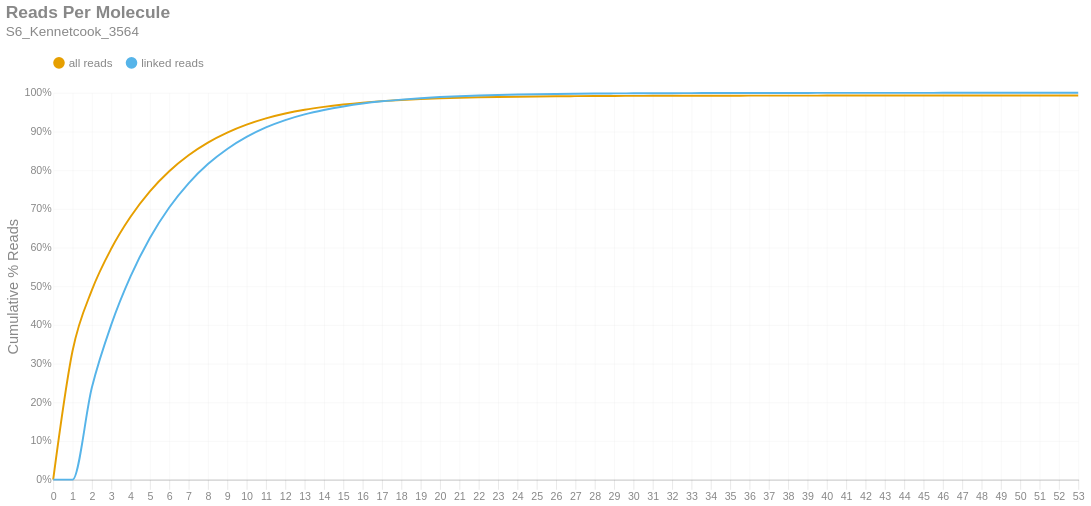

The notebook cell this image was saved under:
### Markdown cell above
### Reads per Molecule
This chart shows the cumulative distribution of the number of reads per linked molecule. That is, how many alignments are associated with a unique molecule. This excludes the number of reads associated with invalid or absent linked-read barcodes. The `linked` histogram is the percentages recalculated when disregarding singletons.

### Code cell
if SKIPLR:
    print_html(f"Skipped")
else:
    counts = np.bincount(valids['reads'].cast(pl.Int64).to_numpy())
    weighted = counts * np.arange(len(counts))
    all_perc = weighted / n_reads
    linked_perc = weighted / n_linked_reads
    linked_perc[1] = 0
    binned_df = pl.DataFrame({
        'readsper': list(range(len(counts))),
        'all reads (cumsum)': np.cumsum(all_perc).tolist(),
        'linked reads (cumsum)': np.cumsum(linked_perc).tolist(),
    })

    with SafeRender(binned_df):
        (
            density_plot(binned_df, 'Reads Per Molecule', samplename, 'readspmol')
            .encode(
                x=alt.X('readsper:O', title=None).axis(labelAngle=0).scale(padding=0),
                y=alt.Y('value:Q', title='Cumulative % Reads').axis(format='%').stack(False),
                color=alt.Color("key:N").scale(domain=["all reads", "linked reads"]),
                tooltip=[
                    alt.Tooltip("key:N", title="Data Type"),
                    alt.Tooltip("readsper:O", title="Reads Per Molecule"),
                    alt.Tooltip("value:Q", format=".2%", title="% Reads (Cum.)")
                ]            
            )
        ).display()

### Figure 1 — Vega-Lite specification as saved in the notebook (floating-point values rounded to 4 significant figures)
{"width": "container", "height": 400, "config": {"title": {"anchor": "start", "dy": -15, "fontSize": 18, "color": "#888888", "subtitleColor": "#888888", "subtitleFontSize": 14}, "arc": {"fill": "#0072B2"}, "axis": {"domainColor": "#888888", "domainWidth": 0.5, "gridWidth": 0.2, "grid": false, "titleFontWeight": 400, "titleFontSize": 15, "labelFontSize": 11, "labelColor": "#888888", "tickColor": "#888888", "tickWidth": 0.2, "titleColor": "#888888"}, "axisBand": {"grid": false}, "axisX": {"grid": true, "tickSize": 10, "domainCap": "round"}, "axisY": {"domain": false, "grid": true, "tickSize": 0, "domainCap": "round"}, "background": "transparent", "header": {"labelFontSize": 15, "labelColor": "#888888", "titleFontSize": 15, "titleFontWeight": 600, "titleColor": "#888888"}, "legend": {"labelFont": "sans-serif", "labelFontSize": 12, "labelColor": "#888888", "symbolSize": 100, "symbolType": "circle", "titleFontSize": 12, "titlePadding": 10, "titleColor": "#888888", "title": null, "orient": "top"}, "range": {"category": ["#E69F00", "#56B4E9", "#009E73", "#F0E442", "#0072B2", "#D55E00", "#CC79A7", "#000000"], "diverging": ["#cfe8f3", "#a2d4ec", "#73bfe2", "#46abdb", "#1696d2", "#12719e"]}, "area": {"fill": "#0072B2", "fillOpacity": 0.7, "line": true, "strokeOpacity": 0.7}, "line": {"color": "#0072B2", "stroke": "#0072B2", "strokeWidth": 2}, "trail": {"color": "#0072B2", "stroke": "#0072B2", "strokeWidth": 0, "size": 1}, "point": {"filled": true, "fillOpacity": 1.0, "size": 95}, "text": {"color": "#888888", "fontSize": 11, "align": "right", "fontWeight": 400, "size": 11}, "bar": {"fill": "#0072B2", "stroke": null}, "view": {"stroke": null, "continuousWidth": 660, "continuousHeight": 400}}, "data": {"name": "data-b7ed11b7dd2549de62530d716e551952"}, "mark": {"type": "line", "interpolate": "monotone", "point": {"opacity": 0, "size": 275}}, "encoding": {"color": {"field": "key", "scale": {"domain": ["all reads", "linked reads"]}, "type": "nominal"}, "tooltip": [{"field": "key", "title": "Data Type", "type": "nominal"}, {"field": "readsper", "title": "Reads Per Molecule", "type": "ordinal"}, {"field": "value", "format": ".2%", "title": "% Reads (Cum.)", "type": "quantitative"}], "x": {"axis": {"labelAngle": 0}, "field": "readsper", "scale": {"padding": 0}, "title": null, "type": "ordinal"}, "y": {"axis": {"format": "%"}, "field": "value", "stack": false, "title": "Cumulative % Reads", "type": "quantitative"}}, "params": [{"name": "param_c36ac31b6afebe62", "select": {"type": "point", "fields": ["key"]}, "bind": "legend"}], "title": {"text": "Reads Per Molecule", "subtitle": "S6_Kennetcook_3564"}, "transform": [{"fold": ["all reads (cumsum)", "linked reads (cumsum)"]}, {"calculate": "replace(datum.key, ' (cumsum)', '')", "as": "key"}, {"filter": {"param": "param_c36ac31b6afebe62"}}], "usermeta": {"embedOptions": {"downloadFileName": "S6_Kennetcook_3564.readspmol"}}, "$schema": "https://vega.github.io/schema/vega-lite/v6.1.0.json", "datasets": {"data-b7ed11b7dd2549de62530d716e551952": [{"readsper": 0, "all reads (cumsum)": 0.0, "linked reads (cumsum)": 0.0}, {"readsper": 1, "all reads (cumsum)": 0.3324, "linked reads (cumsum)": 0.0}, {"readsper": 2, "all reads (cumsum)": 0.4897, "linked reads (cumsum)": 0.2381}, {"readsper": 3, "all reads (cumsum)": 0.5967, "linked reads (cumsum)": 0.4001}, {"readsper": 4, "all reads (cumsum)": 0.6795, "linked reads (cumsum)": 0.5254}, {"readsper": 5, "all reads (cumsum)": 0.7452, "linked reads (cumsum)": 0.6248}, {"readsper": 6, "all reads (cumsum)": 0.7972, "linked reads (cumsum)": 0.7036}, {"readsper": 7, "all reads (cumsum)": 0.8385, "linked reads (cumsum)": 0.7661}, {"readsper": 8, "all reads (cumsum)": 0.8713, "linked reads (cumsum)": 0.8158}, {"readsper": 9, "all reads (cumsum)": 0.8971, "linked reads (cumsum)": 0.8549}, {"readsper": 10, "all reads (cumsum)": 0.9176, "linked reads (cumsum)": 0.8859}, {"readsper": 11, "all reads (cumsum)": 0.9339, "linked reads (cumsum)": 0.9106}, {"readsper": 12, "all reads (cumsum)": 0.9464, "linked reads (cumsum)": 0.9295}, {"readsper": 13, "all reads (cumsum)": 0.9562, "linked reads (cumsum)": 0.9444}, {"readsper": 14, "all reads (cumsum)": 0.9637, "linked reads (cumsum)": 0.9557}, {"readsper": 15, "all reads (cumsum)": 0.9697, "linked reads (cumsum)": 0.9648}, {"readsper": 16, "all reads (cumsum)": 0.9747, "linked reads (cumsum)": 0.9723}, {"readsper": 17, "all reads (cumsum)": 0.9785, "linked reads (cumsum)": 0.978}, {"readsper": 18, "all reads (cumsum)": 0.9814, "linked reads (cumsum)": 0.9825}, {"readsper": 19, "all reads (cumsum)": 0.9838, "linked reads (cumsum)": 0.9861}, {"readsper": 20, "all reads (cumsum)": 0.9857, "linked reads (cumsum)": 0.989}, {"readsper": 21, "all reads (cumsum)": 0.9872, "linked reads (cumsum)": 0.9912}, {"readsper": 22, "all reads (cumsum)": 0.9884, "linked reads (cumsum)": 0.9931}, {"readsper": 23, "all reads (cumsum)": 0.9893, "linked reads (cumsum)": 0.9945}, {"readsper": 24, "all reads (cumsum)": 0.99, "linked reads (cumsum)": 0.9955}, {"readsper": 25, "all reads (cumsum)": 0.9906, "linked reads (cumsum)": 0.9964}, {"readsper": 26, "all reads (cumsum)": 0.9911, "linked reads (cumsum)": 0.9972}, {"readsper": 27, "all reads (cumsum)": 0.9915, "linked reads (cumsum)": 0.9977}, {"readsper": 28, "all reads (cumsum)": 0.9918, "linked reads (cumsum)": 0.9982}, {"readsper": 29, "all reads (cumsum)": 0.992, "linked reads (cumsum)": 0.9985}, {"readsper": 30, "all reads (cumsum)": 0.9921, "linked reads (cumsum)": 0.9987}, {"readsper": 31, "all reads (cumsum)": 0.9923, "linked reads (cumsum)": 0.9989}, {"readsper": 32, "all reads (cumsum)": 0.9924, "linked reads (cumsum)": 0.9991}, {"readsper": 33, "all reads (cumsum)": 0.9925, "linked reads (cumsum)": 0.9993}, {"readsper": 34, "all reads (cumsum)": 0.9926, "linked reads (cumsum)": 0.9994}, {"readsper": 35, "all reads (cumsum)": 0.9927, "linked reads (cumsum)": 0.9995}, {"readsper": 36, "all reads (cumsum)": 0.9927, "linked reads (cumsum)": 0.9996}, {"readsper": 37, "all reads (cumsum)": 0.9928, "linked reads (cumsum)": 0.9997}, {"readsper": 38, "all reads (cumsum)": 0.9928, "linked reads (cumsum)": 0.9997}, {"readsper": 39, "all reads (cumsum)": 0.9928, "linked reads (cumsum)": 0.9998}, {"readsper": 40, "all reads (cumsum)": 0.9929, "linked reads (cumsum)": 0.9998}, {"readsper": 41, "all reads (cumsum)": 0.9929, "linked reads (cumsum)": 0.9999}, {"readsper": 42, "all reads (cumsum)": 0.9929, "linked reads (cumsum)": 0.9999}, {"readsper": 43, "all reads (cumsum)": 0.9929, "linked reads (cumsum)": 0.9999}, {"readsper": 44, "all reads (cumsum)": 0.9929, "linked reads (cumsum)": 1.0}, {"readsper": 45, "all reads (cumsum)": 0.993, "linked reads (cumsum)": 1.0}, {"readsper": 46, "all reads (cumsum)": 0.993, "linked reads (cumsum)": 1.0}, {"readsper": 47, "all reads (cumsum)": 0.993, "linked reads (cumsum)": 1.0}, {"readsper": 48, "all reads (cumsum)": 0.993, "linked reads (cumsum)": 1.0}, {"readsper": 49, "all reads (cumsum)": 0.993, "linked reads (cumsum)": 1.0}, {"readsper": 50, "all reads (cumsum)": 0.993, "linked reads (cumsum)": 1.0}, {"readsper": 51, "all reads (cumsum)": 0.993, "linked reads (cumsum)": 1.0}, {"readsper": 52, "all reads (cumsum)": 0.993, "linked reads (cumsum)": 1.0}, {"readsper": 53, "all reads (cumsum)": 0.993, "linked reads (cumsum)": 1.0}]}}
